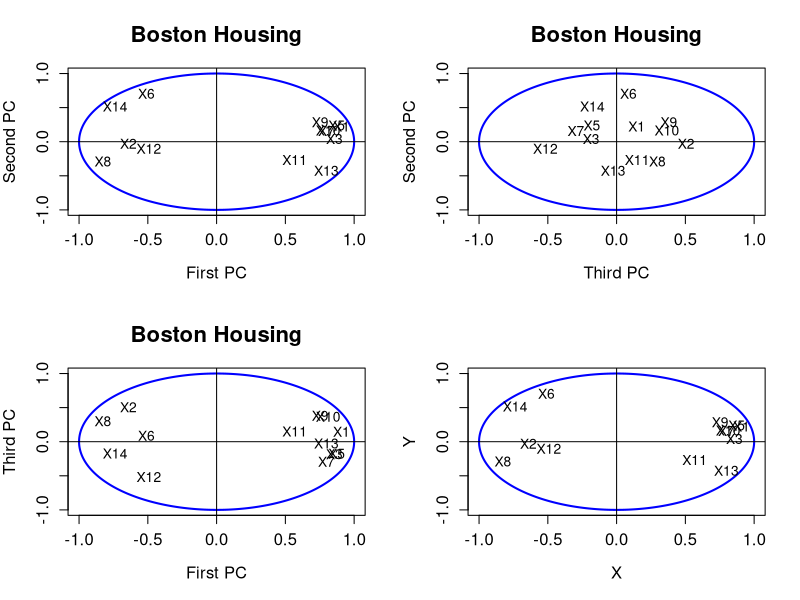

Generate this figure with R:

# clear all variables
rm(list = ls(all = TRUE))
graphics.off()

# load data
data = read.table("bostonh.dat")

# transform data
xt       = data
xt[, 1]  = log(data[, 1])
xt[, 2]  = data[, 2]/10
xt[, 3]  = log(data[, 3])
xt[, 5]  = log(data[, 5])
xt[, 6]  = log(data[, 6])
xt[, 7]  = (data[, 7]^(2.5))/10000
xt[, 8]  = log(data[, 8])
xt[, 9]  = log(data[, 9])
xt[, 10] = log(data[, 10])
xt[, 11] = exp(0.4 * data[, 11])/1000
xt[, 12] = data[, 12]/100
xt[, 13] = sqrt(data[, 13])
xt[, 14] = log(as.numeric(data[, 14]))
data     = xt[, -4] 
 
n1  = nrow(data)
n2  = ncol(data)
x   = (data - matrix(apply(data,2,mean), n1, n2, byrow = T))/matrix(sqrt((n1 - 1) * 
       apply(data, 2, var)/n1), n1, n2, byrow = T)  # standardizes the data
eig = eigen((n1 - 1) * cov(x)/n1)  # spectral decomposition
e   = eig$values
v   = eig$vectors
x1  = as.matrix(x - matrix(apply(x,2,mean), n1, n2, byrow = T))
r1  = x1 %*% v
r   = cor(cbind(r1, x))

# correlations between variables and the first three pc's
r12  = r[14:26, 1:2]
r13  = cbind(r[14:26, 1], r[14:26, 3])
r32  = cbind(r[14:26, 3], r[14:26, 2])
r123 = r[14:26, 1:3]

# plot
par(mfrow = c(2, 2))
ucircle = cbind(cos((0:360)/180 * pi), sin((0:360)/180 * pi))
plot(ucircle, type = "l", lty = "solid", col = "blue", xlab = "First PC", ylab = "Second PC", 
    main = "Boston Housing", cex.lab = 1.2, cex.axis = 1.2, cex.main = 1.6, lwd = 2)
abline(h = 0, v = 0)
label = c("X1", "X2", "X3", "X5", "X6", "X7", "X8", "X9", "X10", "X11", "X12", "X13", 
    "X14")
text(r12, label)

ucircle = cbind(cos((0:360)/180 * pi), sin((0:360)/180 * pi))
plot(ucircle, type = "l", lty = "solid", col = "blue", xlab = "Third PC", ylab = "Second PC", 
    main = "Boston Housing", cex.lab = 1.2, cex.axis = 1.2, cex.main = 1.6, lwd = 2)
abline(h = 0, v = 0)
label = c("X1", "X2", "X3", "X5", "X6", "X7", "X8", "X9", "X10", "X11", "X12", "X13", 
    "X14")
text(r32, label)

ucircle = cbind(cos((0:360)/180 * pi), sin((0:360)/180 * pi))
plot(ucircle, type = "l", lty = "solid", col = "blue", xlab = "First PC", ylab = "Third PC", 
    main = "Boston Housing", cex.lab = 1.2, cex.axis = 1.2, cex.main = 1.6, lwd = 2)
abline(h = 0, v = 0)
label = c("X1", "X2", "X3", "X5", "X6", "X7", "X8", "X9", "X10", "X11", "X12", "X13", 
    "X14")
text(r13, label)

ucircle = cbind(cos((0:360)/180 * pi), sin((0:360)/180 * pi))
plot(ucircle, type = "l", lty = "solid", col = "blue", xlab = "X", ylab = "Y", cex.lab = 1.2, 
    cex.axis = 1.2, lwd = 2)
abline(h = 0, v = 0)
label = c("X1", "X2", "X3", "X5", "X6", "X7", "X8", "X9", "X10", "X11", "X12", "X13", 
    "X14")
text(r123, label) 
